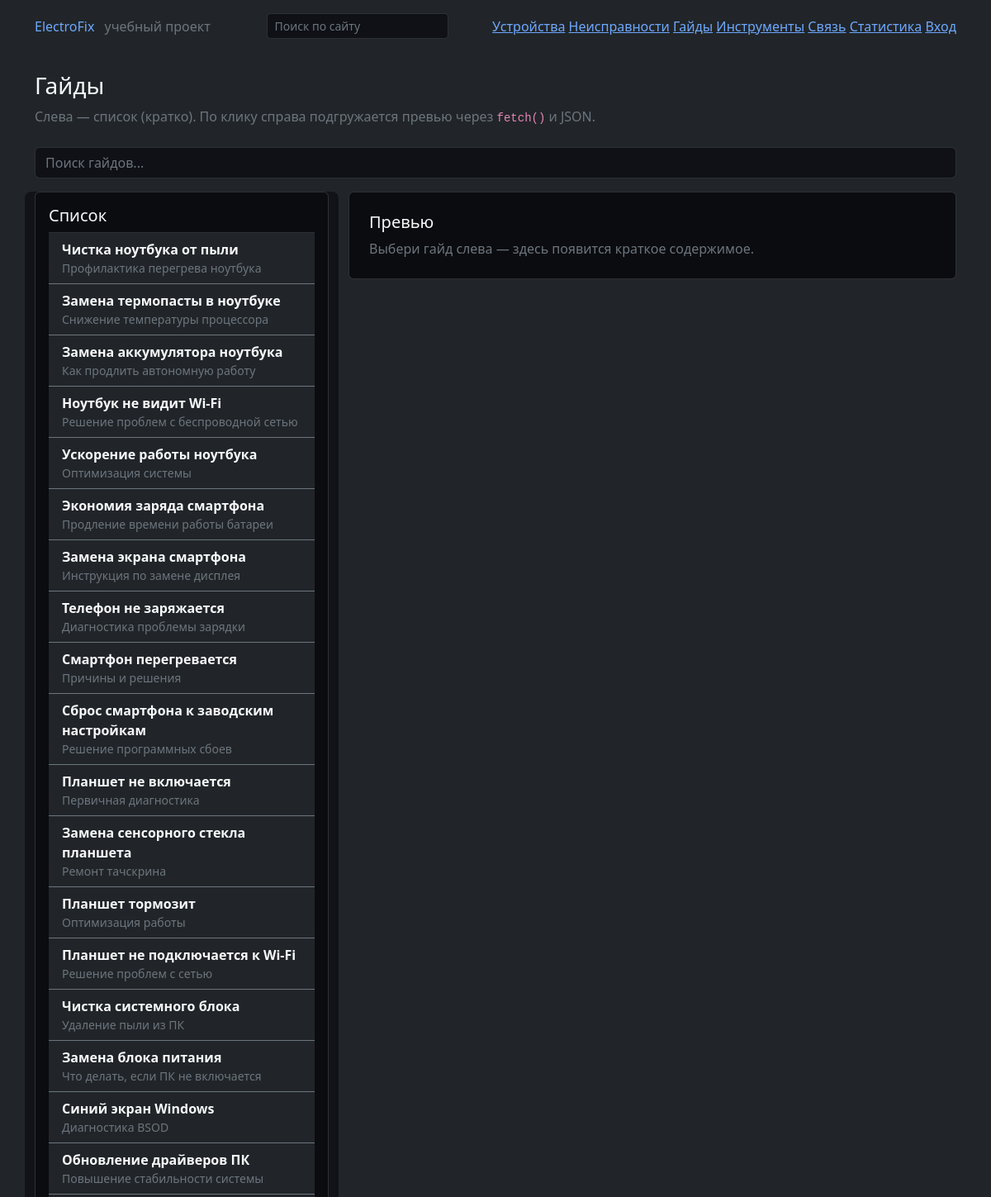
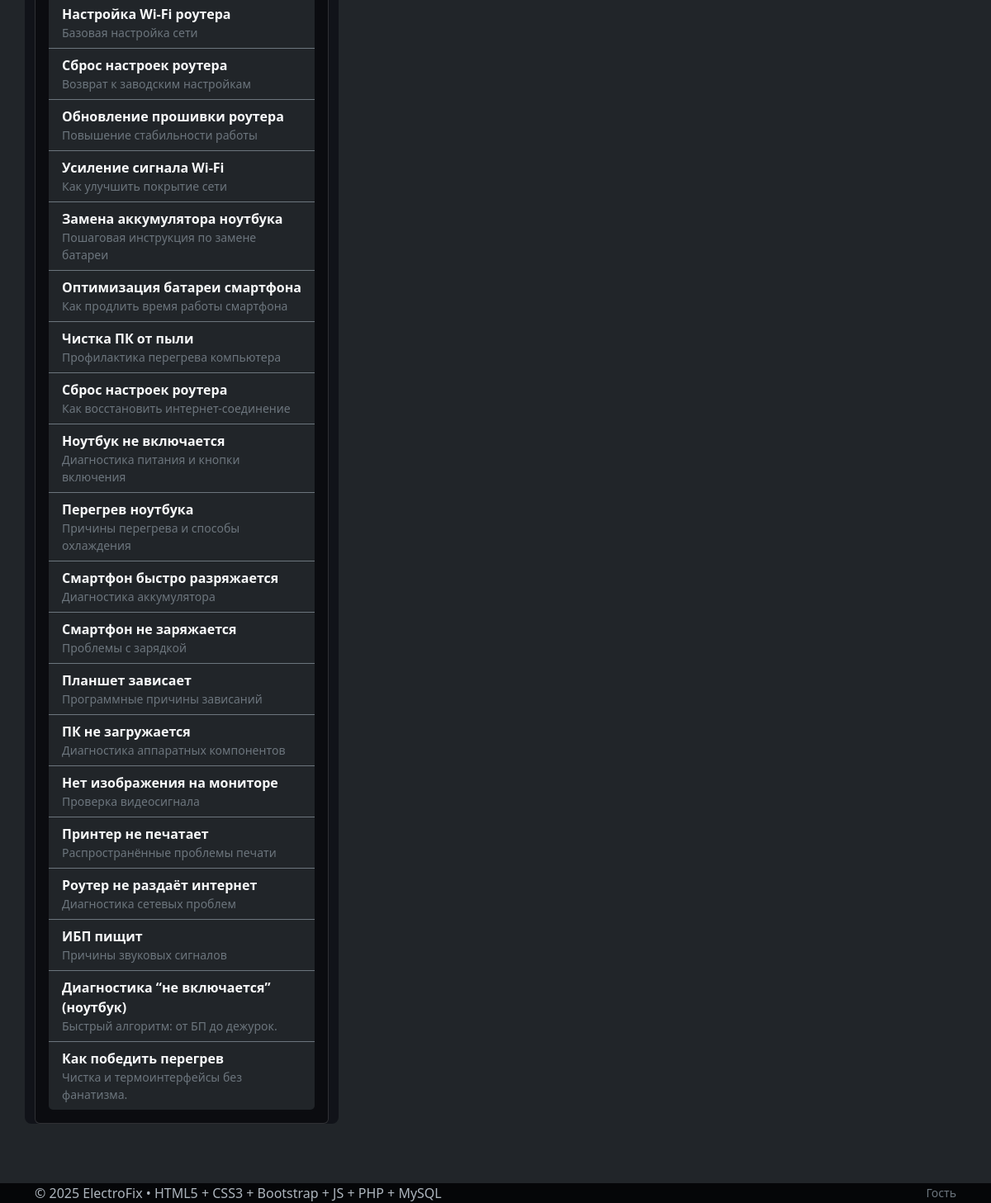
/guides.php, run on the app's committed database (2 pictures, top to bottom).
### tables this page shows
CREATE TABLE `guides` (
  `id` int(11) NOT NULL,
  `device_id` int(11) DEFAULT NULL,
  `title` varchar(255) NOT NULL,
  `summary` text,
  `content` mediumtext,
  `cover_path` varchar(255) DEFAULT NULL,
  `created_at` datetime NOT NULL DEFAULT CURRENT_TIMESTAMP
);

### server/db.php (called while the page is built, shortened)
<?php
function db(): PDO {
  $dsn = 'mysql:host=' . DB_HOST . ';dbname=' . DB_NAME . ';charset=utf8mb4';
  $pdo = new PDO($dsn, DB_USER, DB_PASS, [
    PDO::ATTR_ERRMODE => PDO::ERRMODE_EXCEPTION,
    PDO::ATTR_DEFAULT_FETCH_MODE => PDO::FETCH_ASSOC,
  ]);
  return $pdo;
}

### server/util.php (called while the page is built, shortened)
<?php
function h(string $s): string {
  return htmlspecialchars($s, ENT_QUOTES | ENT_SUBSTITUTE, 'UTF-8');
}

### guides.php (the view, shortened to what this page needs)
<?php
require_once __DIR__ . '/partials/header.php';
$guides = [];
try {
  $stmt = db()->query("SELECT id, title, summary, created_at FROM guides ORDER BY created_at DESC");
  $guides = $stmt->fetchAll();
} catch (Throwable $e) {
  $guides = [];
}
?>
<section class="mb-4">
  <h1 class="h3 mb-2">Гайды</h1>
  <p class="text-secondary mb-0">
    Слева — список (кратко). По клику справа подгружается превью через
    <code>fetch()</code> и JSON.
  </p>
</section>
<input
  type="text"
  id="guideSearch"
  class="form-control mb-3"
  placeholder="Поиск гайдов..."
>
<div class="row g-4">
  <aside class="col-lg-4">
    <div class="card p-3">
      <h2 class="h5">Список</h2>
      <div id="guidesList" class="list-group list-group-flush">
        <?php if (!$guides): ?>
          <div class="text-secondary">Пока пусто. Добавь гайды в админке.</div>
        <?php else: ?>
          <?php foreach ($guides as $g): ?>
            <a href="#"
               class="list-group-item list-group-item-action bg-dark text-light border-secondary"
               data-guide-id="<?= (int)$g['id'] ?>">
              <div class="fw-semibold"><?= h($g['title']) ?></div>
              <div class="small text-secondary"><?= h($g['summary'] ?? '') ?></div>
            </a>
          <?php endforeach; ?>
        <?php endif; ?>
      </div>
    </div>
  </aside>
  <section class="col-lg-8">
    <article class="card p-4" id="guidePreview">
      <h2 class="h5">Превью</h2>
      <p class="text-secondary mb-0">
        Выбери гайд слева — здесь появится краткое содержимое.
      </p>
    </article>
  </section>
</div>
<?php require_once __DIR__ . '/partials/footer.php'; ?>

### css/style.css (style rules this page uses)
body { font-family: "Segoe UI", Arial, sans-serif; background-color: #0b0c10; color: #f8f9fa; }
aside { background-color: #111319; border-radius: 0.5rem; color: #f8f9fa; }
html[data-bs-theme="dark"] { --bs-body-bg: #0b0c10; --bs-body-color: #f8f9fa; --bs-tertiary-bg: #111319; --bs-border-color: #2b3038; --bs-card-bg: #111319; --bs-card-border-color: #2b3038; }
.card { background: var(--bs-card-bg); border-color: var(--bs-card-border-color); }
.form-control, .form-select { background-color: #0f1116; color: #f8f9fa; border-color: #2b3038; }
.form-control::placeholder { color:#6c757d; opacity:1; }

### data on the page
guides: title "Чистка ноутбука от пыли", summary "Профилактика перегрева ноутбука"
guides: title "Замена термопасты в ноутбуке", summary "Снижение температуры процессора"
guides: title "Замена аккумулятора ноутбука", summary "Как продлить автономную работу"
guides: title "Ноутбук не видит Wi-Fi", summary "Решение проблем с беспроводной сетью"
guides: title "Ускорение работы ноутбука", summary "Оптимизация системы"
guides: title "Экономия заряда смартфона", summary "Продление времени работы батареи"
guides: title "Замена экрана смартфона", summary "Инструкция по замене дисплея"
guides: title "Телефон не заряжается", summary "Диагностика проблемы зарядки"
guides: title "Смартфон перегревается", summary "Причины и решения"
guides: title "Сброс смартфона к заводским настройкам", summary "Решение программных сбоев"
guides: title "Планшет не включается", summary "Первичная диагностика"
guides: title "Замена сенсорного стекла планшета", summary "Ремонт тачскрина"
guides: title "Планшет тормозит", summary "Оптимизация работы"
guides: title "Планшет не подключается к Wi-Fi", summary "Решение проблем с сетью"
guides: title "Чистка системного блока", summary "Удаление пыли из ПК"
guides: title "Замена блока питания", summary "Что делать, если ПК не включается"
guides: title "Синий экран Windows", summary "Диагностика BSOD"
guides: title "Обновление драйверов ПК", summary "Повышение стабильности системы"
guides: title "Настройка Wi-Fi роутера", summary "Базовая настройка сети"
guides: title "Сброс настроек роутера", summary "Возврат к заводским настройкам"
guides: title "Обновление прошивки роутера", summary "Повышение стабильности работы"
guides: title "Усиление сигнала Wi-Fi", summary "Как улучшить покрытие сети"
guides: title "Замена аккумулятора ноутбука", summary "Пошаговая инструкция по замене батареи"
guides: title "Оптимизация батареи смартфона", summary "Как продлить время работы смартфона"
guides: title "Чистка ПК от пыли", summary "Профилактика перегрева компьютера"
guides: title "Сброс настроек роутера", summary "Как восстановить интернет-соединение"
guides: title "Ноутбук не включается", summary "Диагностика питания и кнопки включения"
guides: title "Перегрев ноутбука", summary "Причины перегрева и способы охлаждения"
guides: title "Смартфон быстро разряжается", summary "Диагностика аккумулятора"
guides: title "Смартфон не заряжается", summary "Проблемы с зарядкой"
guides: title "Планшет зависает", summary "Программные причины зависаний"
guides: title "ПК не загружается", summary "Диагностика аппаратных компонентов"
guides: title "Нет изображения на мониторе", summary "Проверка видеосигнала"
guides: title "Принтер не печатает", summary "Распространённые проблемы печати"
guides: title "Роутер не раздаёт интернет", summary "Диагностика сетевых проблем"
guides: title "ИБП пищит", summary "Причины звуковых сигналов"
guides: title "Диагностика “не включается” (ноутбук)", summary "Быстрый алгоритм: от БП до дежурок."
guides: title "Как победить перегрев", summary "Чистка и термоинтерфейсы без фанатизма."
